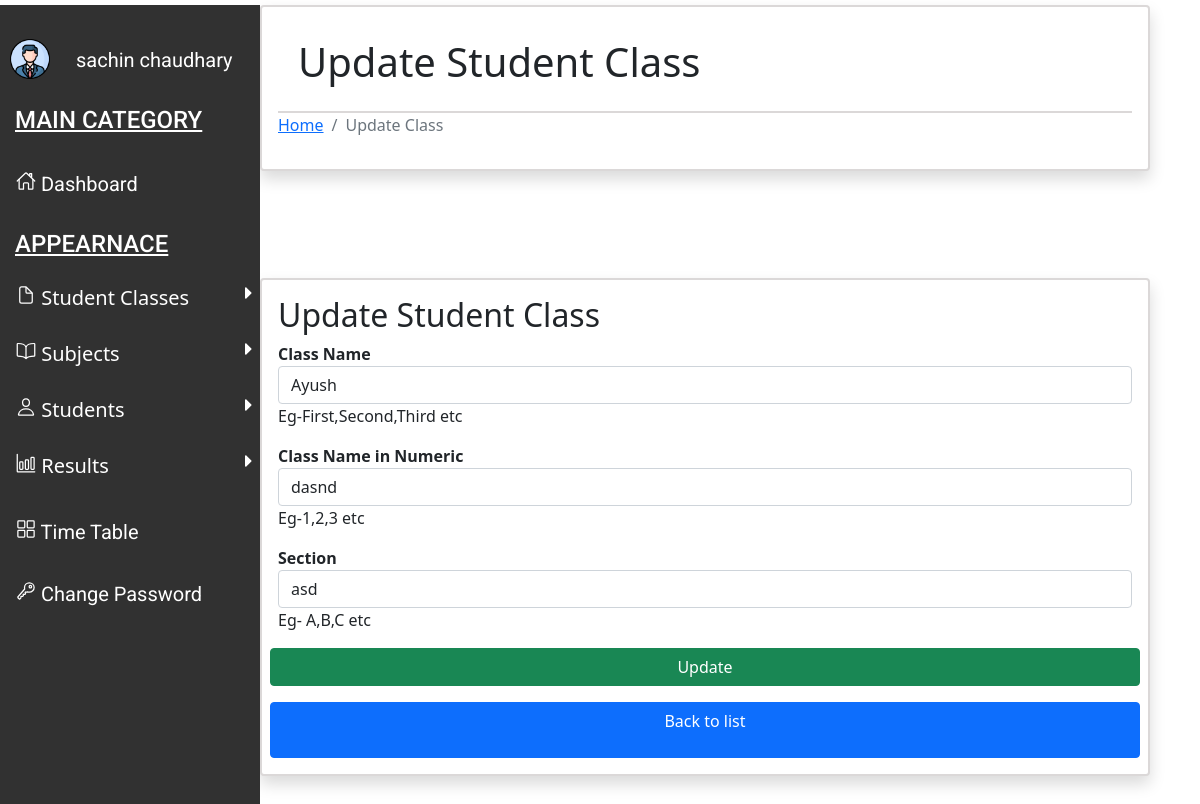
The app's page /editclass/46 (signed in) with its own data.
### myApp/models.py (models this page shows, shortened)
class StudentClass(models.Model):
    user = models.ForeignKey(User, default=None, on_delete=models.CASCADE)
    className = models.CharField(max_length=50)
    classNum = models.CharField(max_length=50)
    classSec = models.CharField(max_length=50)

### myApp/views.py (the view)
# urls.py: path('editclass/<int:id>', views.editclass, name='editclass'),
@login_required
def editclass(request, id):
    info = StudentClass.objects.get(id=id)
    return render(request, 'studentClasses/updateClass.html', {'info': info})

### templates/studentClasses/UpdateClass.html (shortened to what this page needs)
{% load static %} {% block content %}
<!DOCTYPE doctype html>
<html lang="en">
    <head>
                <link href="https://cdn.jsdelivr.net/npm/bootstrap@5.0.0-beta3/dist/css/bootstrap.min.css" rel="stylesheet">
                    <link href="{% static 'student_classes/styleUpdateClass.css' %}" rel="stylesheet" type="text/CSS">
                        <link href="https://cdn.jsdelivr.net/npm/bootstrap@5.0.0-beta3/dist/css/bootstrap.min.css" rel="stylesheet"/>
    </head>
    <body>
        <div class="sidebar" id="sidenav">
            <br/>
            <div class="user">
                <img alt="user" id="user-img" src="{% static 'dashboard/profile.png' %}"/>
                <a href="#">
                    {{user.first_name}} {{user.last_name}}
                </a>
            </div>
            <h4>
                MAIN CATEGORY
            </h4>
            <a href="{% url 'dashboard' %}">
                <ion-icon name="home-outline">
                </ion-icon>
                Dashboard
            </a>
            <h4 id="appearance">
                APPEARNACE
            </h4>
            <button class="dropdown-btn">
                <ion-icon name="document-outline">
                </ion-icon>
                Student Classes
                <i class="fa fa-caret-right">
                </i>
            </button>
            <button class="dropdown-btn">
                <ion-icon name="book-outline">
                </ion-icon>
                Subjects
                <i class="fa fa-caret-right">
                </i>
            </button>
            <button class="dropdown-btn">
                <ion-icon name="person-outline">
                </ion-icon>
                Students
                <i class="fa fa-caret-right">
                </i>
            </button>
            <button class="dropdown-btn">
                <ion-icon name="bar-chart-outline">
                </ion-icon>
                Results
                <i class="fa fa-caret-right">
                </i>
            </button>
            <a href="{% url 'Timetable' %}">
                <ion-icon name="grid-outline">
                </ion-icon>
                Time Table
            </a>
            <a href="{% url 'resetpassword' %}">
                <ion-icon name="key-outline">
                </ion-icon>
                Change Password
            </a>
        </div>
        <div class="part1 shadow p-3 mb-5 bg-body rounded">
            <h1 class="HEADING">
                Update Student Class
            </h1>
            <ol class="breadcrumb">
                <li class="breadcrumb-item">
                    <a href="{% url 'dashboard' %}">
                        Home
                    </a>
                </li>
                <li aria-current="page" class="breadcrumb-item active">
                    Update Class
                </li>
            </ol>
        </div>
    </body>
</html>
    <div class="Class shadow p-3 mb-5 bg-body rounded">
        <h2>
            Update Student Class
        </h2>
        <form action="/updateClass/{{ info.id }}" class="row g-3" method="POST">
            <div class="ClassName">
                <label for="Class Name">
                    <strong>
                        Class Name
                    </strong>
                </label>
                <input class="form-control" name="className" type="text" value="{{ info.className }}">
                    Eg-First,Second,Third etc
            </div>
            <br>
                <div class="ClassNumeric">
                    <label for="ClassNameinNumeric">
                        <strong>
                            Class Name in Numeric
                        </strong>
                    </label>
                    <input class="form-control" name="classNum" type="text" value="{{info.classNum}}">
                        Eg-1,2,3 etc
                </div>
                <br>
                    <div class="Section">
                        <label for="Section">
                            <strong>
                                Section
                            </strong>
                        </label>
                        <input class="form-control" name="classSec" type="text" value="{{info.classSec}}">
                            Eg- A,B,C etc
                    </div>
                    <br>
                        <button class="btn btn-success" type="submit">
                            Update
                        </button>
                        <a class="btn btn-primary" href="{% url 'manageClass' %}">
                            Back to list
                        </a>
        </form>
    </div>
{% endblock %}

### myApp/static/student_classes/styleUpdateClass.css (style rules this page uses)
* { margin:0; padding:0; box-sizing:border-box; }
body { background-color: whitesmoke; }
div.part1 { border: 2px solid rgb(219, 216, 216); background-color: white; margin-top: 5px; margin-left: 260px; margin-right: 50px; }
.HEADING { border: rgb(219, 216, 216); margin-top: 15px; margin-bottom: 25px; font-size: 40px; padding-left: 20px; }
.breadcrumb { border-top: 2px solid rgb(219, 216, 216); padding-left: 25px; padding-top: 5px; padding-bottom: 5px; font-size: medium; }
.Class { border: 2px solid rgb(219, 216, 216); margin-top: 35px; margin-left: 260px; margin-right: 50px; margin-bottom: 50px; padding: 20px; background-color: white; }
.user { display: flex; }
.sidebar { margin: 0px; padding: 0; width: 260px; background-color: #313131; position: fixed; height: 100%; overflow: auto; float: left; }
.sidebar a { font-family: "Roboto", sans-serif; color: white; display: block; padding: 16px; text-decoration: none; font-size: 20px; }
.sidenav a, .dropdown-btn { padding: 6px 8px 20px 16px; text-decoration: none; font-size: 20px; color: #818181; display: block; border: none; background: none; width: 100%; text-align: left; cursor: pointer; outline: none; }
.fa-caret-right { float: right; padding-right: 0px; }
.dropdown-btn { color: white; }
h4 { padding-left: 15px; padding-top: 15px; color: white; font-family: "Roboto", sans-serif; font-size: 18px; padding-bottom: 10px; text-decoration: underline; }

### templates/studentClasses/UpdateClass.html (style rules this page uses)
#user-img { width: 40px; height: 40px; margin: 10px; }

### records on screen
StudentClass: className "Ayush", classNum "dasnd", classSec "asd"

### other values on screen
{{ user.first_name }} "sachin"
{{ user.last_name }} "chaudhary"
